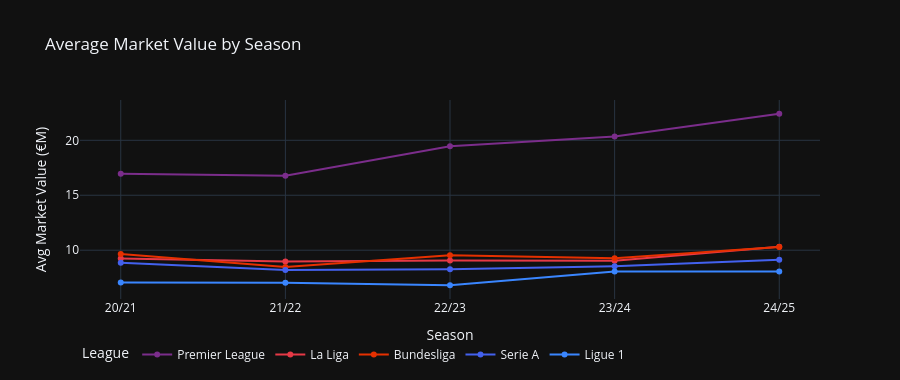

The notebook cell saved with this chart:
### Code cell
# Avg market value trend
mv_t = DF.groupby(['season_label','league'])['mv_M'].mean().reset_index()
fig2 = px.line(mv_t, x='season_label', y='mv_M', color='league',
               color_discrete_map=LC, markers=True, template=TEMPLATE,
               labels={'mv_M':'Avg Market Value (€M)','season_label':'Season','league':'League'},
               title='Average Market Value by Season',
               category_orders={'season_label':list(SEASON_LABELS.values()),'league':LEAGUES})
fig2.update_layout(height=380, legend=dict(orientation='h', y=-0.2))
fig2.show()

### Figure 1 — Plotly figure (JSON) as saved in the notebook; plotly's stock layout.template omitted (floating-point values rounded to 4 significant figures)
{"data": [{"hovertemplate": "League=Premier League<br>Season=%{x}<br>Avg Market Value (€M)=%{y}<extra></extra>", "legendgroup": "Premier League", "line": {"color": "#7b2d8b", "dash": "solid"}, "marker": {"symbol": "circle"}, "mode": "lines+markers", "name": "Premier League", "orientation": "v", "showlegend": true, "type": "scatter", "x": ["20/21", "21/22", "22/23", "23/24", "24/25"], "xaxis": "x", "y": [16.95, 16.77, 19.47, 20.34, 22.42], "yaxis": "y"}, {"hovertemplate": "League=La Liga<br>Season=%{x}<br>Avg Market Value (€M)=%{y}<extra></extra>", "legendgroup": "La Liga", "line": {"color": "#e63946", "dash": "solid"}, "marker": {"symbol": "circle"}, "mode": "lines+markers", "name": "La Liga", "orientation": "v", "showlegend": true, "type": "scatter", "x": ["20/21", "21/22", "22/23", "23/24", "24/25"], "xaxis": "x", "y": [9.245, 8.977, 9.059, 9.033, 10.32], "yaxis": "y"}, {"hovertemplate": "League=Bundesliga<br>Season=%{x}<br>Avg Market Value (€M)=%{y}<extra></extra>", "legendgroup": "Bundesliga", "line": {"color": "#e63000", "dash": "solid"}, "marker": {"symbol": "circle"}, "mode": "lines+markers", "name": "Bundesliga", "orientation": "v", "showlegend": true, "type": "scatter", "x": ["20/21", "21/22", "22/23", "23/24", "24/25"], "xaxis": "x", "y": [9.651, 8.481, 9.551, 9.273, 10.28], "yaxis": "y"}, {"hovertemplate": "League=Serie A<br>Season=%{x}<br>Avg Market Value (€M)=%{y}<extra></extra>", "legendgroup": "Serie A", "line": {"color": "#4361ee", "dash": "solid"}, "marker": {"symbol": "circle"}, "mode": "lines+markers", "name": "Serie A", "orientation": "v", "showlegend": true, "type": "scatter", "x": ["20/21", "21/22", "22/23", "23/24", "24/25"], "xaxis": "x", "y": [8.862, 8.205, 8.276, 8.55, 9.138], "yaxis": "y"}, {"hovertemplate": "League=Ligue 1<br>Season=%{x}<br>Avg Market Value (€M)=%{y}<extra></extra>", "legendgroup": "Ligue 1", "line": {"color": "#3a86ff", "dash": "solid"}, "marker": {"symbol": "circle"}, "mode": "lines+markers", "name": "Ligue 1", "orientation": "v", "showlegend": true, "type": "scatter", "x": ["20/21", "21/22", "22/23", "23/24", "24/25"], "xaxis": "x", "y": [7.072, 7.041, 6.807, 8.064, 8.058], "yaxis": "y"}], "layout": {"height": 380, "legend": {"orientation": "h", "title": {"text": "League"}, "tracegroupgap": 0, "y": -0.2}, "title": {"text": "Average Market Value by Season"}, "xaxis": {"anchor": "y", "categoryarray": ["20/21", "21/22", "22/23", "23/24", "24/25"], "categoryorder": "array", "domain": [0, 1], "title": {"text": "Season"}}, "yaxis": {"anchor": "x", "domain": [0, 1], "title": {"text": "Avg Market Value (€M)"}}}}
